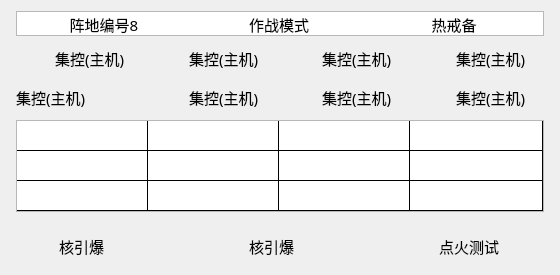
   <widget class="QWidget" name="verticalWidget_4" native="true">
    <property name="geometry">
     <rect>
      <x>1080</x>
      <y>140</y>
      <width>560</width>
      <height>275</height>
     </rect>
    </property>
    <property name="sizePolicy">
     <sizepolicy hsizetype="Fixed" vsizetype="Fixed">
      <horstretch>0</horstretch>
      <verstretch>0</verstretch>
     </sizepolicy>
    </property>
    <property name="minimumSize">
     <size>
      <width>560</width>
      <height>275</height>
     </size>
    </property>
    <property name="maximumSize">
     <size>
      <width>528</width>
      <height>275</height>
     </size>
    </property>
    <layout class="QGridLayout" name="gridLayout_15">
     <item row="2" column="0">
      <layout class="QHBoxLayout" name="horizontalLayout_13">
       <item>
        <widget class="QLabel" name="label1_208">
         <property name="minimumSize">
          <size>
           <width>82</width>
           <height>33</height>
          </size>
         </property>
         <property name="maximumSize">
          <size>
           <width>90</width>
           <height>33</height>
          </size>
         </property>
         <property name="font">
          <font>
           <family>宋体</family>
           <pointsize>11</pointsize>
          </font>
         </property>
         <property name="text">
          <string>集控(主机)</string>
         </property>
        </widget>
       </item>
       <item>
        <widget class="QLabel" name="label_176">
         <property name="minimumSize">
          <size>
           <width>33</width>
           <height>33</height>
          </size>
         </property>
         <property name="maximumSize">
          <size>
           <width>33</width>
           <height>33</height>
          </size>
         </property>
         <property name="styleSheet">
          <string notr="true"/>
         </property>
         <property name="text">
          <string/>
         </property>
        </widget>
       </item>
       <item>
        <widget class="QLabel" name="label_177">
         <property name="minimumSize">
          <size>
           <width>33</width>
           <height>33</height>
          </size>
         </property>
         <property name="maximumSize">
          <size>
           <width>33</width>
           <height>33</height>
          </size>
         </property>
         <property name="styleSheet">
          <string notr="true">border-image: url(:/img/false.png);</string>
         </property>
         <property name="text">
          <string/>
         </property>
        </widget>
       </item>
       <item>
        <widget class="QLabel" name="label1_209">
         <property name="minimumSize">
          <size>
           <width>82</width>
           <height>33</height>
          </size>
         </property>
         <property name="maximumSize">
          <size>
           <width>90</width>
           <height>33</height>
          </size>
         </property>
         <property name="font">
          <font>
           <family>宋体</family>
           <pointsize>11</pointsize>
          </font>
         </property>
         <property name="text">
          <string>集控(主机)</string>
         </property>
        </widget>
       </item>
       <item>
        <widget class="QLabel" name="label_178">
         <property name="minimumSize">
          <size>
           <width>33</width>
           <height>33</height>
          </size>
         </property>
         <property name="maximumSize">
          <size>
           <width>33</width>
           <height>33</height>
          </size>
         </property>
         <property name="styleSheet">
          <string notr="true">border-image: url(:/img/false.png);</string>
         </property>
         <property name="text">
          <string/>
         </property>
        </widget>
       </item>
       <item>
        <widget class="QLabel" name="label1_210">
         <property name="minimumSize">
          <size>
           <width>82</width>
           <height>33</height>
          </size>
         </property>
         <property name="maximumSize">
          <size>
           <width>90</width>
           <height>33</height>
          </size>
         </property>
         <property name="font">
          <font>
           <family>宋体</family>
           <pointsize>11</pointsize>
          </font>
         </property>
         <property name="text">
          <string>集控(主机)</string>
         </property>
        </widget>
       </item>
       <item>
        <widget class="QLabel" name="label_179">
         <property name="minimumSize">
          <size>
           <width>33</width>
           <height>33</height>
          </size>
         </property>
         <property name="maximumSize">
          <size>
           <width>33</width>
           <height>33</height>
          </size>
         </property>
         <property name="styleSheet">
          <string notr="true">border-image: url(:/img/false.png);</string>
         </property>
         <property name="text">
          <string/>
         </property>
        </widget>
       </item>
       <item>
        <widget class="QLabel" name="label1_211">
         <property name="minimumSize">
          <size>
           <width>82</width>
           <height>33</height>
          </size>
         </property>
         <property name="maximumSize">
          <size>
           <width>90</width>
           <height>33</height>
          </size>
         </property>
         <property name="font">
          <font>
           <family>宋体</family>
           <pointsize>11</pointsize>
          </font>
         </property>
         <property name="text">
          <string>集控(主机)</string>
         </property>
        </widget>
       </item>
      </layout>
     </item>
     <item row="3" column="0">
      <widget class="QTableWidget" name="tableWidget_8">
       <property name="minimumSize">
        <size>
         <width>528</width>
         <height>92</height>
        </size>
       </property>
       <property name="maximumSize">
        <size>
         <width>520</width>
         <height>92</height>
        </size>
       </property>
       <property name="styleSheet">
        <string notr="true">gridline-color: rgb(0, 0, 0);</string>
       </property>
       <property name="verticalScrollBarPolicy">
        <enum>Qt::ScrollBarAlwaysOff</enum>
       </property>
       <property name="horizontalScrollBarPolicy">
        <enum>Qt::ScrollBarAlwaysOff</enum>
       </property>
       <property name="rowCount">
        <number>3</number>
       </property>
       <property name="columnCount">
        <number>4</number>
       </property>
       <attribute name="horizontalHeaderVisible">
        <bool>false</bool>
       </attribute>
       <attribute name="horizontalHeaderDefaultSectionSize">
        <number>131</number>
       </attribute>
       <attribute name="horizontalHeaderMinimumSectionSize">
        <number>131</number>
       </attribute>
       <attribute name="horizontalHeaderStretchLastSection">
        <bool>true</bool>
       </attribute>
       <attribute name="verticalHeaderVisible">
        <bool>false</bool>
       </attribute>
       <attribute name="verticalHeaderDefaultSectionSize">
        <number>30</number>
       </attribute>
       <attribute name="verticalHeaderStretchLastSection">
        <bool>true</bool>
       </attribute>
       <row/>
       <row/>
       <row/>
       <column/>
       <column/>
       <column/>
       <column/>
      </widget>
     </item>
     <item row="0" column="0">
      <widget class="QTableWidget" name="tableWidget_9">
       <property name="minimumSize">
        <size>
         <width>528</width>
         <height>25</height>
        </size>
       </property>
       <property name="maximumSize">
        <size>
         <width>528</width>
         <height>25</height>
        </size>
       </property>
       <property name="styleSheet">
        <string notr="true">gridline-color: rgba(255, 255, 255, 0);</string>
       </property>
       <property name="verticalScrollBarPolicy">
        <enum>Qt::ScrollBarAlwaysOff</enum>
       </property>
       <property name="horizontalScrollBarPolicy">
        <enum>Qt::ScrollBarAlwaysOff</enum>
       </property>
       <property name="rowCount">
        <number>1</number>
       </property>
       <property name="columnCount">
        <number>3</number>
       </property>
       <attribute name="horizontalHeaderVisible">
        <bool>false</bool>
       </attribute>
       <attribute name="horizontalHeaderDefaultSectionSize">
        <number>175</number>
       </attribute>
       <attribute name="horizontalHeaderMinimumSectionSize">
        <number>175</number>
       </attribute>
       <attribute name="verticalHeaderVisible">
        <bool>false</bool>
       </attribute>
       <attribute name="verticalHeaderDefaultSectionSize">
        <number>25</number>
       </attribute>
       <attribute name="verticalHeaderMinimumSectionSize">
        <number>25</number>
       </attribute>
       <row/>
       <column/>
       <column/>
       <column/>
       <item row="0" column="0">
        <property name="text">
         <string>阵地编号8</string>
        </property>
        <property name="font">
         <font>
          <family>宋体</family>
          <pointsize>11</pointsize>
         </font>
        </property>
        <property name="textAlignment">
         <set>AlignCenter</set>
        </property>
        <property name="background">
         <brush brushstyle="NoBrush">
          <color alpha="255">
           <red>51</red>
           <green>138</green>
           <blue>155</blue>
          </color>
         </brush>
        </property>
       </item>
       <item row="0" column="1">
        <property name="text">
         <string notr="true">作战模式</string>
        </property>
        <property name="font">
         <font>
          <family>宋体</family>
          <pointsize>11</pointsize>
          <weight>50</weight>
          <bold>false</bold>
         </font>
        </property>
        <property name="textAlignment">
         <set>AlignCenter</set>
        </property>
        <property name="background">
         <brush brushstyle="NoBrush">
          <color alpha="255">
           <red>222</red>
           <green>0</green>
           <blue>0</blue>
          </color>
         </brush>
        </property>
       </item>
       <item row="0" column="2">
        <property name="text">
         <string>热戒备</string>
        </property>
        <property name="font">
         <font>
          <family>宋体</family>
          <pointsize>11</pointsize>
         </font>
        </property>
        <property name="textAlignment">
         <set>AlignCenter</set>
        </property>
       </item>
      </widget>
     </item>
     <item row="4" column="0">
      <spacer name="verticalSpacer_4">
       <property name="orientation">
        <enum>Qt::Vertical</enum>
       </property>
       <property name="sizeHint" stdset="0">
        <size>
         <width>20</width>
         <height>40</height>
        </size>
       </property>
      </spacer>
     </item>
     <item row="5" column="0">
      <layout class="QHBoxLayout" name="horizontalLayout_4">
       <item>
        <widget class="QLabel" name="label_32">
         <property name="minimumSize">
          <size>
           <width>35</width>
           <height>35</height>
          </size>
         </property>
         <property name="maximumSize">
          <size>
           <width>35</width>
           <height>35</height>
          </size>
         </property>
         <property name="styleSheet">
          <string notr="true">border-image: url(:/img/pie100.png);</string>
         </property>
         <property name="text">
          <string/>
         </property>
        </widget>
       </item>
       <item>
        <widget class="QLabel" name="label1_212">
         <property name="minimumSize">
          <size>
           <width>100</width>
           <height>33</height>
          </size>
         </property>
         <property name="maximumSize">
          <size>
           <width>100</width>
           <height>33</height>
          </size>
         </property>
         <property name="font">
          <font>
           <family>宋体</family>
           <pointsize>11</pointsize>
          </font>
         </property>
         <property name="text">
          <string>核引爆</string>
         </property>
        </widget>
       </item>
       <item>
        <widget class="QLabel" name="label_33">
         <property name="minimumSize">
          <size>
           <width>76</width>
           <height>33</height>
          </size>
         </property>
         <property name="maximumSize">
          <size>
           <width>76</width>
           <height>33</height>
          </size>
         </property>
         <property name="styleSheet">
          <string notr="true">border-image: url(:/img/Off.png);</string>
         </property>
         <property name="text">
          <string/>
         </property>
        </widget>
       </item>
       <item>
        <widget class="QLabel" name="label1_213">
         <property name="minimumSize">
          <size>
           <width>100</width>
           <height>33</height>
          </size>
         </property>
         <property name="maximumSize">
          <size>
           <width>100</width>
           <height>33</height>
          </size>
         </property>
         <property name="font">
          <font>
           <family>宋体</family>
           <pointsize>11</pointsize>
          </font>
         </property>
         <property name="text">
          <string>核引爆</string>
         </property>
        </widget>
       </item>
       <item>
        <widget class="QLabel" name="label_34">
         <property name="minimumSize">
          <size>
           <width>76</width>
           <height>33</height>
          </size>
         </property>
         <property name="maximumSize">
          <size>
           <width>76</width>
           <height>33</height>
          </size>
         </property>
         <property name="styleSheet">
          <string notr="true">border-image: url(:/img/On.png);</string>
         </property>
         <property name="text">
          <string/>
         </property>
        </widget>
       </item>
       <item>
        <widget class="QLabel" name="label1_214">
         <property name="minimumSize">
          <size>
           <width>100</width>
           <height>33</height>
          </size>
         </property>
         <property name="maximumSize">
          <size>
           <width>100</width>
           <height>33</height>
          </size>
         </property>
         <property name="font">
          <font>
           <family>宋体</family>
           <pointsize>11</pointsize>
          </font>
         </property>
         <property name="text">
          <string>点火测试</string>
         </property>
        </widget>
       </item>
      </layout>
     </item>
     <item row="1" column="0">
      <layout class="QHBoxLayout" name="horizontalLayout_14">
       <item>
        <widget class="QLabel" name="label_159">
         <property name="minimumSize">
          <size>
           <width>33</width>
           <height>33</height>
          </size>
         </property>
         <property name="maximumSize">
          <size>
           <width>33</width>
           <height>33</height>
          </size>
         </property>
         <property name="styleSheet">
          <string notr="true">border-image: url(:/img/false.png);</string>
         </property>
         <property name="text">
          <string/>
         </property>
        </widget>
       </item>
       <item>
        <widget class="QLabel" name="label1_179">
         <property name="minimumSize">
          <size>
           <width>82</width>
           <height>33</height>
          </size>
         </property>
         <property name="maximumSize">
          <size>
           <width>90</width>
           <height>33</height>
          </size>
         </property>
         <property name="font">
          <font>
           <family>宋体</family>
           <pointsize>11</pointsize>
          </font>
         </property>
         <property name="text">
          <string>集控(主机)</string>
         </property>
        </widget>
       </item>
       <item>
        <widget class="QLabel" name="label_180">
         <property name="minimumSize">
          <size>
           <width>33</width>
           <height>33</height>
          </size>
         </property>
         <property name="maximumSize">
          <size>
           <width>33</width>
           <height>33</height>
          </size>
         </property>
         <property name="styleSheet">
          <string notr="true">border-image: url(:/img/false.png);</string>
         </property>
         <property name="text">
          <string/>
         </property>
        </widget>
       </item>
       <item>
        <widget class="QLabel" name="label1_215">
         <property name="minimumSize">
          <size>
           <width>82</width>
           <height>33</height>
          </size>
         </property>
         <property name="maximumSize">
          <size>
           <width>90</width>
           <height>33</height>
          </size>
         </property>
         <property name="font">
          <font>
           <family>宋体</family>
           <pointsize>11</pointsize>
          </font>
         </property>
         <property name="text">
          <string>集控(主机)</string>
         </property>
        </widget>
       </item>
       <item>
        <widget class="QLabel" name="label_181">
         <property name="minimumSize">
          <size>
           <width>33</width>
           <height>33</height>
          </size>
         </property>
         <property name="maximumSize">
          <size>
           <width>33</width>
           <height>33</height>
          </size>
         </property>
         <property name="styleSheet">
          <string notr="true">border-image: url(:/img/false.png);</string>
         </property>
         <property name="text">
          <string/>
         </property>
        </widget>
       </item>
       <item>
        <widget class="QLabel" name="label1_216">
         <property name="minimumSize">
          <size>
           <width>82</width>
           <height>33</height>
          </size>
         </property>
         <property name="maximumSize">
          <size>
           <width>90</width>
           <height>33</height>
          </size>
         </property>
         <property name="font">
          <font>
           <family>宋体</family>
           <pointsize>11</pointsize>
          </font>
         </property>
         <property name="text">
          <string>集控(主机)</string>
         </property>
        </widget>
       </item>
       <item>
        <widget class="QLabel" name="label_182">
         <property name="minimumSize">
          <size>
           <width>33</width>
           <height>33</height>
          </size>
         </property>
         <property name="maximumSize">
          <size>
           <width>33</width>
           <height>33</height>
          </size>
         </property>
         <property name="styleSheet">
          <string notr="true">border-image: url(:/img/false.png);</string>
         </property>
         <property name="text">
          <string/>
         </property>
        </widget>
       </item>
       <item>
        <widget class="QLabel" name="label1_217">
         <property name="minimumSize">
          <size>
           <width>82</width>
           <height>33</height>
          </size>
         </property>
         <property name="maximumSize">
          <size>
           <width>90</width>
           <height>33</height>
          </size>
         </property>
         <property name="font">
          <font>
           <family>宋体</family>
           <pointsize>11</pointsize>
          </font>
         </property>
         <property name="text">
          <string>集控(主机)</string>
         </property>
        </widget>
       </item>
      </layout>
     </item>
    </layout>
   </widget>
